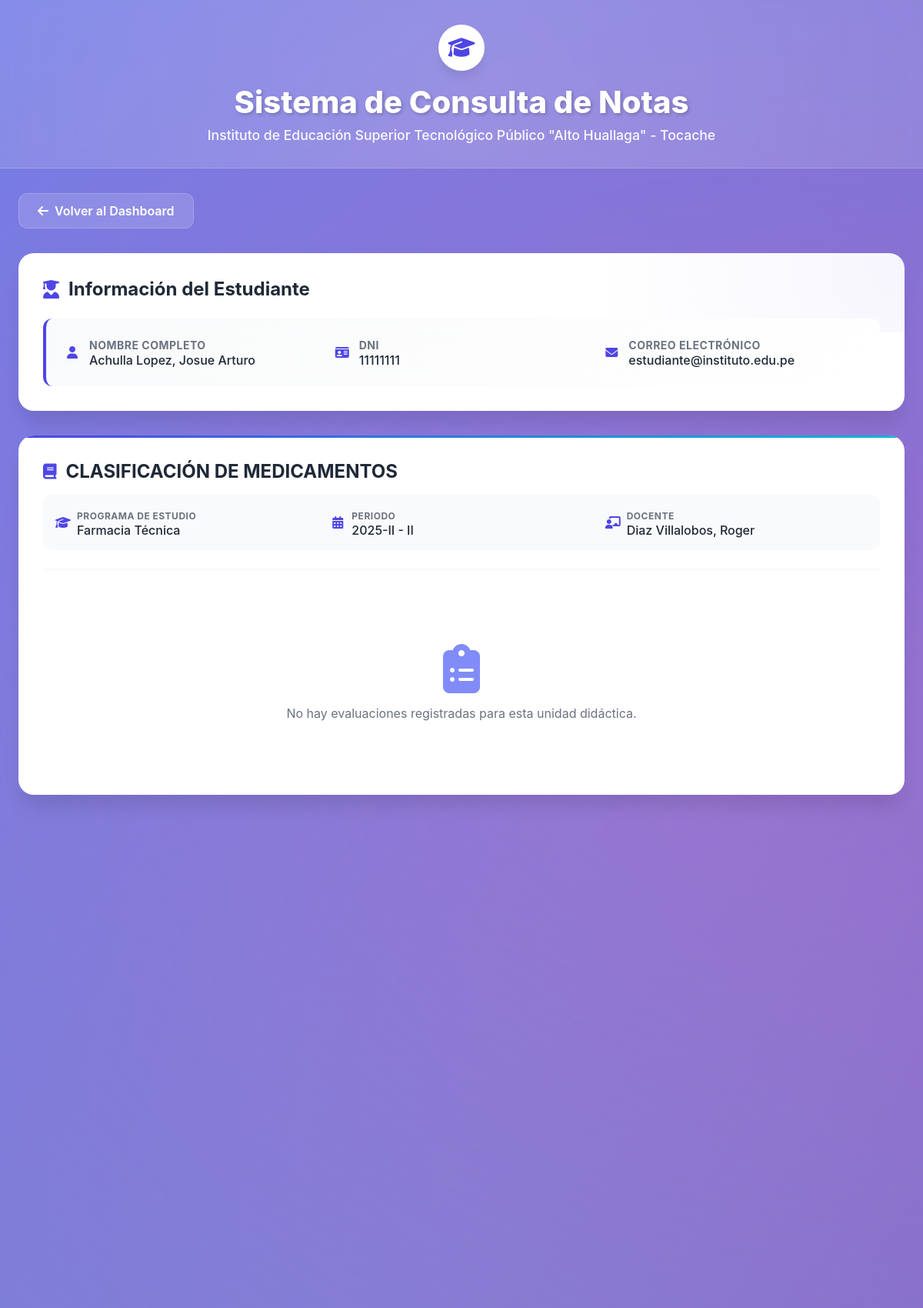
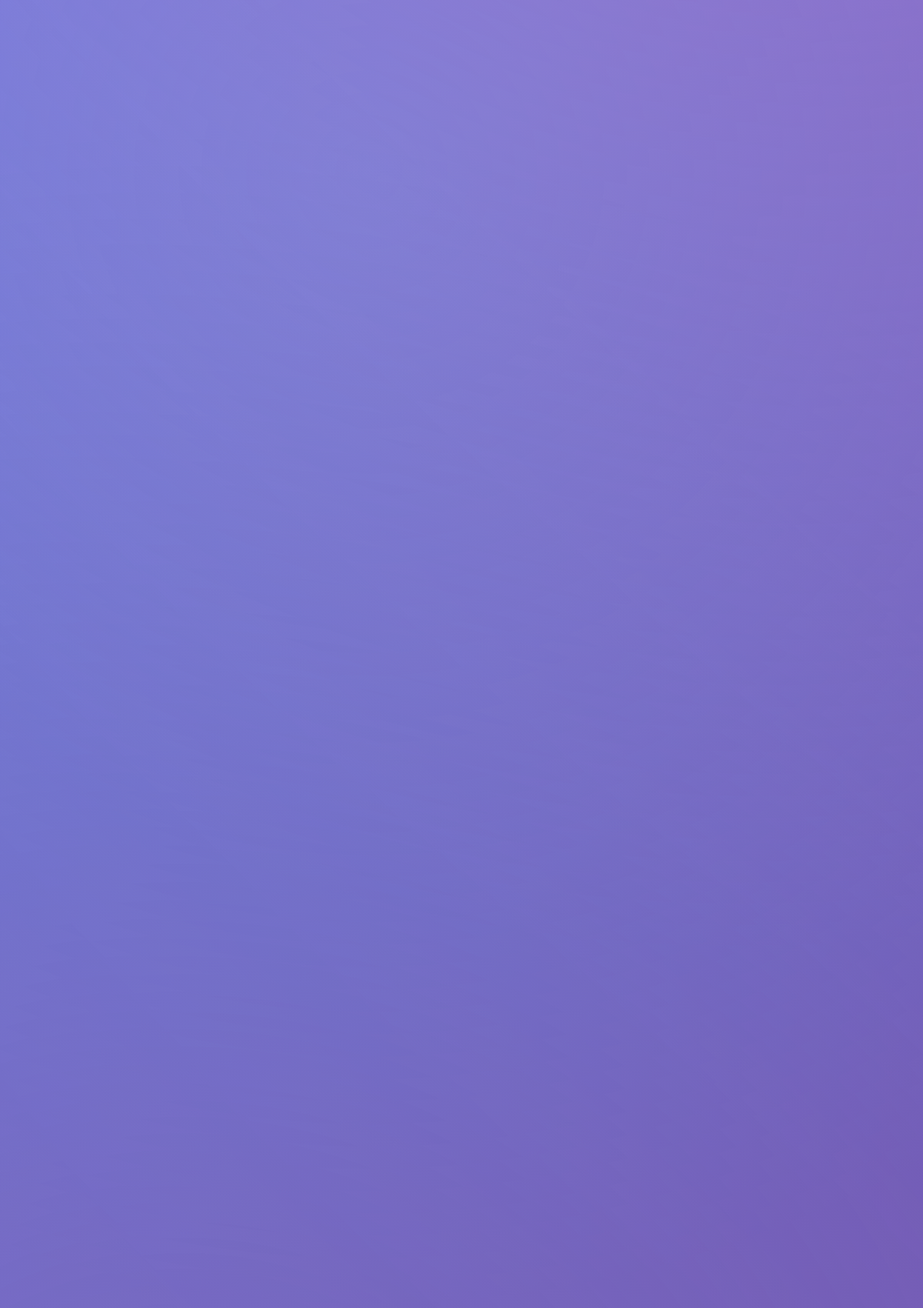
The page /student/grades.php (signed in, upper part) on the database its author committed (2 pictures, top to bottom).
### tables this page shows
CREATE TABLE `usuarios` (
  `id` int(11) NOT NULL AUTO_INCREMENT,
  `dni` varchar(8) NOT NULL,
  `nombres` varchar(100) NOT NULL,
  `apellidos` varchar(100) NOT NULL,
  `email` varchar(100) DEFAULT NULL,
  `password` varchar(255) NOT NULL,
  `tipo_usuario` enum('super_admin','docente','estudiante') NOT NULL,
  `estado` enum('activo','inactivo') DEFAULT 'activo',
  `fecha_creacion` timestamp NOT NULL DEFAULT current_timestamp(),
  PRIMARY KEY (`id`),
  UNIQUE KEY `dni` (`dni`)
);

CREATE TABLE `matriculas` (
  `id` int(11) NOT NULL AUTO_INCREMENT,
  `estudiante_id` int(11) NOT NULL,
  `unidad_didactica_id` int(11) NOT NULL,
  `fecha_matricula` timestamp NOT NULL DEFAULT current_timestamp(),
  `estado` enum('activo','retirado') DEFAULT 'activo',
  PRIMARY KEY (`id`),
  UNIQUE KEY `unique_matricula` (`estudiante_id`,`unidad_didactica_id`),
  KEY `unidad_didactica_id` (`unidad_didactica_id`),
  CONSTRAINT `matriculas_ibfk_1` FOREIGN KEY (`estudiante_id`) REFERENCES `usuarios` (`id`) ON DELETE CASCADE,
  CONSTRAINT `matriculas_ibfk_2` FOREIGN KEY (`unidad_didactica_id`) REFERENCES `unidades_didacticas` (`id`) ON DELETE CASCADE
);

CREATE TABLE `unidades_didacticas` (
  `id` int(11) NOT NULL AUTO_INCREMENT,
  `nombre` varchar(200) NOT NULL,
  `codigo` varchar(50) NOT NULL,
  `programa_id` int(11) NOT NULL,
  `periodo_lectivo` varchar(20) NOT NULL,
  `periodo_academico` varchar(10) NOT NULL,
  `docente_id` int(11) NOT NULL,
  `estado` enum('activo','inactivo') DEFAULT 'activo',
  PRIMARY KEY (`id`),
  UNIQUE KEY `codigo` (`codigo`),
  KEY `programa_id` (`programa_id`),
  KEY `docente_id` (`docente_id`),
  CONSTRAINT `unidades_didacticas_ibfk_1` FOREIGN KEY (`programa_id`) REFERENCES `programas_estudio` (`id`) ON DELETE CASCADE,
  CONSTRAINT `unidades_didacticas_ibfk_2` FOREIGN KEY (`docente_id`) REFERENCES `usuarios` (`id`) ON DELETE CASCADE
);

CREATE TABLE `programas_estudio` (
  `id` int(11) NOT NULL AUTO_INCREMENT,
  `nombre` varchar(200) NOT NULL,
  `codigo` varchar(50) NOT NULL,
  `estado` enum('activo','inactivo') DEFAULT 'activo',
  `descripcion` text DEFAULT NULL,
  `duracion_semestres` int(11) DEFAULT 6,
  `modalidad` enum('presencial','virtual','semipresencial') DEFAULT 'presencial',
  PRIMARY KEY (`id`),
  UNIQUE KEY `codigo` (`codigo`)
);

### classes/Auth.php (called while the page is built, shortened)
<?php
require_once '../config/database.php';
class Auth {
    public function __construct() {
        $database = new Database();
    }
    public function isLoggedIn() {
        return isset($_SESSION['logged_in']) && $_SESSION['logged_in'] === true;
    }
}
class User {
    private $conn;
    public function __construct() {
        $database = new Database();
        $this->conn = $database->getConnection();
    }
    public function getStudentByDni($dni) {
        try {
            $query = "SELECT * FROM usuarios WHERE dni = :dni AND tipo_usuario = 'estudiante' AND estado = 'activo'";
            $stmt = $this->conn->prepare($query);
            $stmt->bindParam(':dni', $dni);
            $stmt->execute();
            return $stmt->fetch(PDO::FETCH_ASSOC);
        } catch(PDOException $exception) {
            return false;
        }
    }
}
?>

### config/database.php (called while the page is built, shortened)
<?php
class Database {
    private $host = "localhost";
    private $db_name = "michelle_arqos";
    private $username = "michelle_arqos";
    private $password = "$[sTJWL]CEkSIHMs";
    public function getConnection() {
        $this->conn = null;
        try {
            $this->conn = new PDO(
                "mysql:host=" . $this->host . ";dbname=" . $this->db_name . ";charset=utf8",
                $this->username,
                $this->password,
                array(
                    PDO::ATTR_ERRMODE => PDO::ERRMODE_EXCEPTION,
                    PDO::MYSQL_ATTR_INIT_COMMAND => "SET NAMES utf8"
                )
            );
        } catch(PDOException $exception) {
            echo "Error de conexión: " . $exception->getMessage();
        }
        return $this->conn;
    }
}
?>

### classes/Course.php (called while the page is built, shortened)
<?php
require_once __DIR__ . '/../config/database.php';
class Course {
    private $conn;
    public function __construct() {
        $database = new Database();
        $this->conn = $database->getConnection();
    }
    public function getStudentCourses($student_id) {
        try {
            $query = "
                SELECT
                    ud.id,
                    ud.nombre,
                    ud.codigo,
                    ud.periodo_lectivo,
                    ud.periodo_academico,
                    pe.nombre as programa_nombre,
                    CONCAT(u.apellidos, ', ', u.nombres) as docente_nombre,
                    m.fecha_matricula,
                    m.estado as estado_matricula
                FROM matriculas m
                JOIN unidades_didacticas ud ON m.unidad_didactica_id = ud.id
                JOIN programas_estudio pe ON ud.programa_id = pe.id
                JOIN usuarios u ON ud.docente_id = u.id
                WHERE m.estudiante_id = :student_id AND m.estado = 'activo' AND ud.estado = 'activo'
                ORDER BY ud.periodo_lectivo DESC, ud.nombre
            ";
            $stmt = $this->conn->prepare($query);
            $stmt->bindParam(':student_id', $student_id, PDO::PARAM_INT);
            $stmt->execute();
            return $stmt->fetchAll(PDO::FETCH_ASSOC);
        } catch (PDOException $e) {
            error_log("Error in getStudentCourses: " . $e->getMessage());
            return [];
        }
    }
}
?>

### student/grades.php (the view, shortened to what this page needs)
<?php
require_once '../config/database.php';
require_once '../classes/Auth.php';
require_once '../classes/Course.php';
$auth = new Auth();
$course = new Course();
$evaluation = new Evaluation();
$student_data = null;
$student_courses = [];
$student_grades = [];
if ($auth->isLoggedIn() && $_SESSION['user_type'] == 'estudiante') {
    $user = new User();
    $student_data = $user->getStudentByDni($_SESSION['user_dni']);
    $student_courses = $course->getStudentCourses($_SESSION['user_id']);
}
if ($student_data && !empty($student_courses)) {
    foreach ($student_courses as $curso) {
        $student_grades[$curso['id']] = $evaluation->getStudentGrades($curso['id'], $student_data['id']);
    }
}
?>
<!DOCTYPE html>
<html lang="es">
<head>
    <link href="https://cdnjs.cloudflare.com/ajax/libs/font-awesome/6.4.0/css/all.min.css" rel="stylesheet">
</head>
<body>
    <div class="animated-bg"></div>
    <div class="header">
        <div class="logo">
            <i class="fas fa-graduation-cap" style="color: var(--primary); font-size: 1.75rem;"></i>
        </div>
        <h1>Sistema de Consulta de Notas</h1>
        <p class="institute-name">Instituto de Educación Superior Tecnológico Público "Alto Huallaga" - Tocache</p>
    </div>
    <div class="container">
        <?php if ($auth->isLoggedIn()): ?>
            <a href="../dashboard.php" class="btn-back">
                <i class="fas fa-arrow-left"></i>
                Volver al Dashboard
            </a>
        <?php endif; ?>
        <?php if ($student_data): ?>
            <div class="student-info">
                <h2><i class="fas fa-user-graduate"></i> Información del Estudiante</h2>
                <div class="student-details">
                    <div class="student-details-grid">
                        <div class="detail-item">
                            <i class="fas fa-user"></i>
                            <div>
                                <strong>Nombre Completo</strong><br>
                                <span><?php echo htmlspecialchars($student_data['apellidos'] . ', ' . $student_data['nombres']); ?></span>
                            </div>
                        </div>
                        <div class="detail-item">
                            <i class="fas fa-id-card"></i>
                            <div>
                                <strong>DNI</strong><br>
                                <span><?php echo htmlspecialchars($student_data['dni']); ?></span>
                            </div>
                        </div>
                        <?php if ($student_data['email']): ?>
                        <div class="detail-item">
                            <i class="fas fa-envelope"></i>
                            <div>
                                <strong>Correo Electrónico</strong><br>
                                <span><?php echo htmlspecialchars($student_data['email']); ?></span>
                            </div>
                        </div>
                        <?php endif; ?>
                    </div>
                </div>
            </div>
            <?php if (empty($student_courses)): ?>
                <div class="no-data">
                    <i class="fas fa-book-open"></i>
                    <h3>Sin cursos matriculados</h3>
                    <p>El estudiante no está matriculado en ninguna unidad didáctica actualmente.</p>
                </div>
            <?php else: ?>
                <?php foreach ($student_courses as $curso): ?>
                    <div class="course-card">
                        <div class="course-header">
                            <h3><i class="fas fa-book"></i> <?php echo htmlspecialchars($curso['nombre']); ?></h3>
                            <div class="course-info">
                                <div class="course-info-item">
                                    <i class="fas fa-graduation-cap"></i>
                                    <div>
                                        <strong>Programa de Estudio</strong><br>
                                        <span><?php echo htmlspecialchars($curso['programa_nombre']); ?></span>
                                    </div>
                                </div>
                                <div class="course-info-item">
                                    <i class="fas fa-calendar-alt"></i>
                                    <div>
                                        <strong>Periodo</strong><br>
                                        <span><?php echo htmlspecialchars($curso['periodo_lectivo'] . ' - ' . $curso['periodo_academico']); ?></span>
                                    </div>
                                </div>
                                <div class="course-info-item">
                                    <i class="fas fa-chalkboard-teacher"></i>
                                    <div>
                                        <strong>Docente</strong><br>
                                        <span><?php echo htmlspecialchars($curso['docente_nombre']); ?></span>
                                    </div>
                                </div>
                            </div>
                        </div>
                        <?php if (empty($student_grades[$curso['id']])): ?>
                            <div class="no-data">
                                <i class="fas fa-clipboard-list"></i>
                                <p>No hay evaluaciones registradas para esta unidad didáctica.</p>
                            </div>
                        <?php endif; ?>
                    </div>
                <?php endforeach; ?>
            <?php endif; ?>
        <?php endif; ?>
    </div>
</body>
</html>

### rows shown on the page
usuarios: apellidos+nombres "Achulla Lopez, Josue Arturo", dni "11111111", email "estudiante@instituto.edu.pe"
matriculas: unidad_didactica.nombre "CLASIFICACIÓN DE MEDICAMENTOS", programas_estudio.nombre "Farmacia Técnica", unidad_didactica.periodo_academico "2025-II - II", docente_nombre "Diaz Villalobos, Roger"
